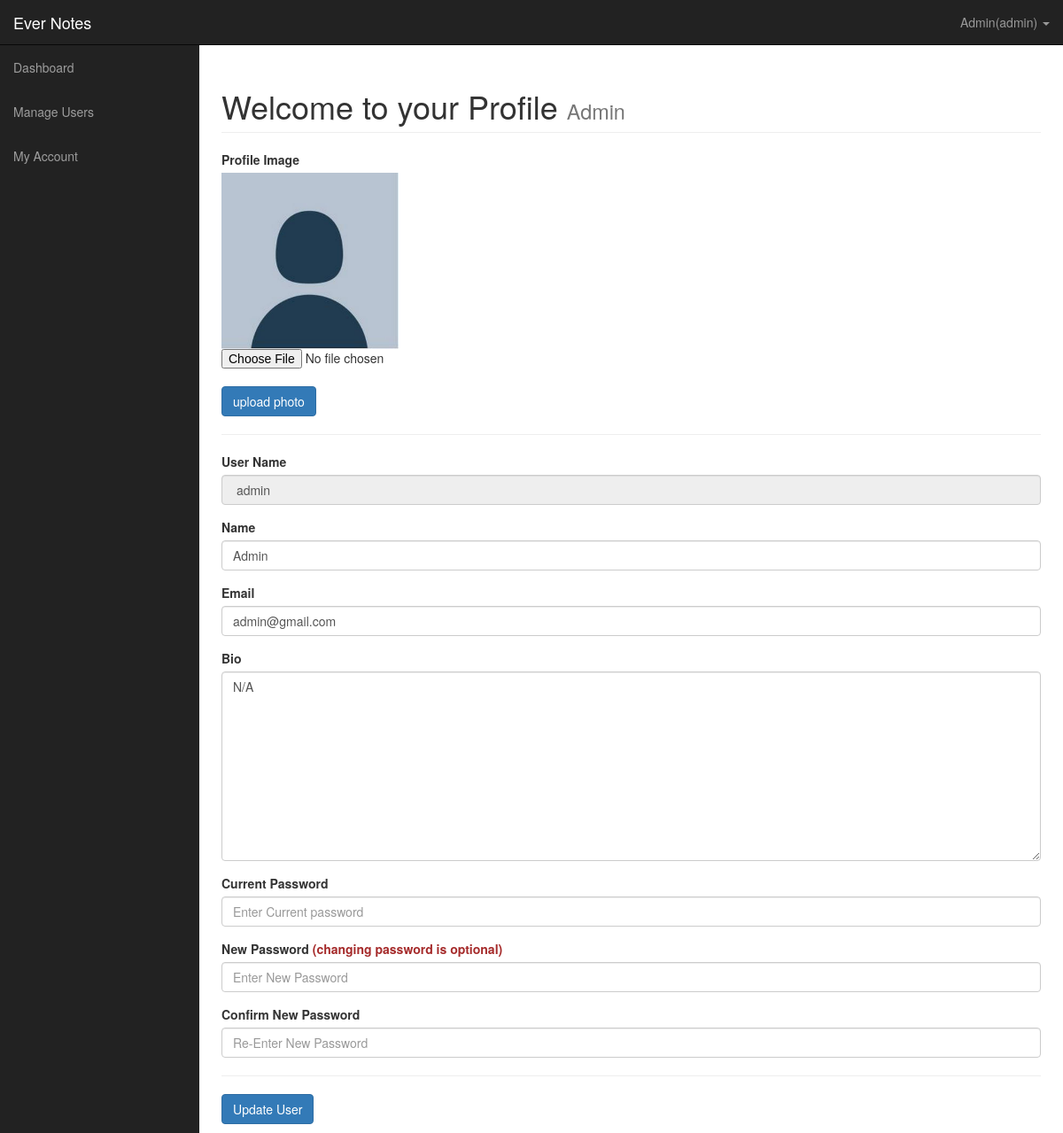
Screenshot of /dashboard/userprofile.php (signed in) with the database file from the repository.
### tables this page shows
CREATE TABLE IF NOT EXISTS `users` (
  `id` int(11) NOT NULL AUTO_INCREMENT,
  `username` varchar(225) NOT NULL,
  `name` varchar(225) NOT NULL,
  `about` varchar(300) NOT NULL DEFAULT 'N/A',
  `role` varchar(225) NOT NULL,
  `email` varchar(225) NOT NULL,
  `token` varchar(225) NOT NULL,
  `gender` varchar(225) NOT NULL,
  `password` varchar(225) NOT NULL,
  `course` varchar(225) NOT NULL,
  `image` varchar(225) NOT NULL DEFAULT 'profile.jpg',
  `joindate` varchar(225) NOT NULL,
  PRIMARY KEY (`id`)
);

### dashboard/userprofile.php (the view, shortened to what this page needs)
<?php
include ('includes/adminheader.php');
?>
<?php
if (isset($_SESSION['username'])) {
	$username = $_SESSION['username'];
	$query = "SELECT * FROM users WHERE username = '$username'" ;
	$result= mysqli_query($conn , $query) or die (mysqli_error($conn));
	if (mysqli_num_rows($result) > 0 ) {
		$row = mysqli_fetch_array($result);
		$userid = $row['id'];
		$useremail = $row['email'];
		$name = $row['name'];
		$profilepic = $row['image'];
		$bio = $row['about'];
	}
if (isset($_POST['uploadphoto'])) {
$image = $_FILES['image']['name'];
    $ext = $_FILES['image']['type'];
    $validExt = array ("image/gif",  "image/jpeg",  "image/pjpeg", "image/png");
    if (empty($image)) {
    	$picture = $profilepic;
    }
    else if ($_FILES['image']['size'] <= 0 || $_FILES['image']['size'] > 1024000 )
    {
echo "<script>alert('Image size too large!!!');
 window.location.href='userprofile.php';</script>";
 }
    else if (!in_array($ext, $validExt)){
        echo "<script>alert('Not a valid image');
        window.location.href='userprofile.php';</script>";
    }
    else {
        $folder  = 'profilepics/';
		$image = $_FILES['image']['name'];
        $picture = $image;
        if (move_uploaded_file($_FILES['image']['tmp_name'], $folder.$picture)) {
        $queryupdate = "UPDATE users SET image = '$picture' WHERE id= '$userid' " ;
        $result = mysqli_query($conn , $queryupdate) or die(mysqli_error($conn));
        if (mysqli_affected_rows($conn) > 0) {
        	echo "<script>alert('Profile Photo uploaded successfully');
        	window.location.href= 'userprofile.php';</script>";
        }
        else {
        	echo "<script>alert('Error! ..try again');</script>";
}
}
else {
	echo "<script>alert('Error occured while uploading! ..try again');</script>";
}
}
}
else  {
	$picture = $row['image'];
}
	?>
	<?php
}
?>
<div id="wrapper">
       <?php include 'includes/adminnav.php';?>
        <div id="page-wrapper">
            <div class="container-fluid">
                <div class="row">
                    <div class="col-lg-12">
                        <h1 class="page-header">
                            Welcome to your Profile
                            <small><?php echo $_SESSION['name']; ?></small>
                        </h1>
<form role="form" action="" method="POST" enctype="multipart/form-data">
<div class="form-group">
        <label for="post_image">Profile Image</label>
		<img class="img-responsive" width="200" src="profilepics/<?php echo $picture; ?>" alt="Photo">
		<input type="file" name="image">
		<br>
		<button type="submit" name="uploadphoto" class="btn btn-primary" value="upload photo">upload photo</button>
    </div>
    </form>
    <form role="form" action="" method="POST" enctype="multipart/form-data">
    <hr>
<div class="form-group">
		<label for="user_title">User Name</label>
		<input type="text" name="username" class="form-control" value=" <?php echo $username; ?>" readonly>
	</div>
	<div class="form-group">
		<label for="user_author">Name</label>
		<input type="text" name="name" class="form-control"  value="<?php echo $name; ?>" required>
	</div>
	<div class="form-group">
		<label for="user_tag">Email</label>
		<input type="email" name="email" class="form-control"  value="<?php echo $useremail; ?>" required>
	</div>
	<div class="form-group">
		<label for="post_content">Bio</label>
		<textarea  class="form-control" name="bio" id="" cols="30" rows="10"><?php  echo $bio;  ?>
		</textarea>
	</div>
	<div class="form-group">
		<label for="usertag">Current Password</label>
		<input type="password" name="currentpassword" class="form-control" placeholder="Enter Current password" required>
	</div>
	<div class="form-group">
		<label for="usertag">New Password <font color='brown'> (changing password is optional)</font></label>
		<input type="password" name="newpassword" class="form-control" placeholder="Enter New Password">
	</div>
	<div class="form-group">
		<label for="usertag">Confirm New Password</label>
		<input type="password" name="confirmnewpassword" class="form-control" placeholder="Re-Enter New Password" >
	</div>
<hr>
<button type="submit" name="update" class="btn btn-primary" value="Update User">Update User</button>
                    </div>
                </div>
            </div>
    </div>
</body>
</html>

### dashboard/css/sb-admin.css (style rules this page uses)
body { margin-top: 100px; background-color: #222; }
@media (min-width:768px) { body { margin-top: 50px; } }
#wrapper { padding-left: 0; }
#page-wrapper { width: 100%; padding: 0; background-color: #fff; }
@media (min-width:768px) { #wrapper { padding-left: 225px; } }
@media (min-width:768px) { #page-wrapper { padding: 10px; } }

### rows the page displays
users: image (placeholder picture), name "Admin", email "admin@gmail.com", bio "N/A"

### other values shown
$_SESSION['name'] "Admin"
$_SESSION['role'] "admin"
